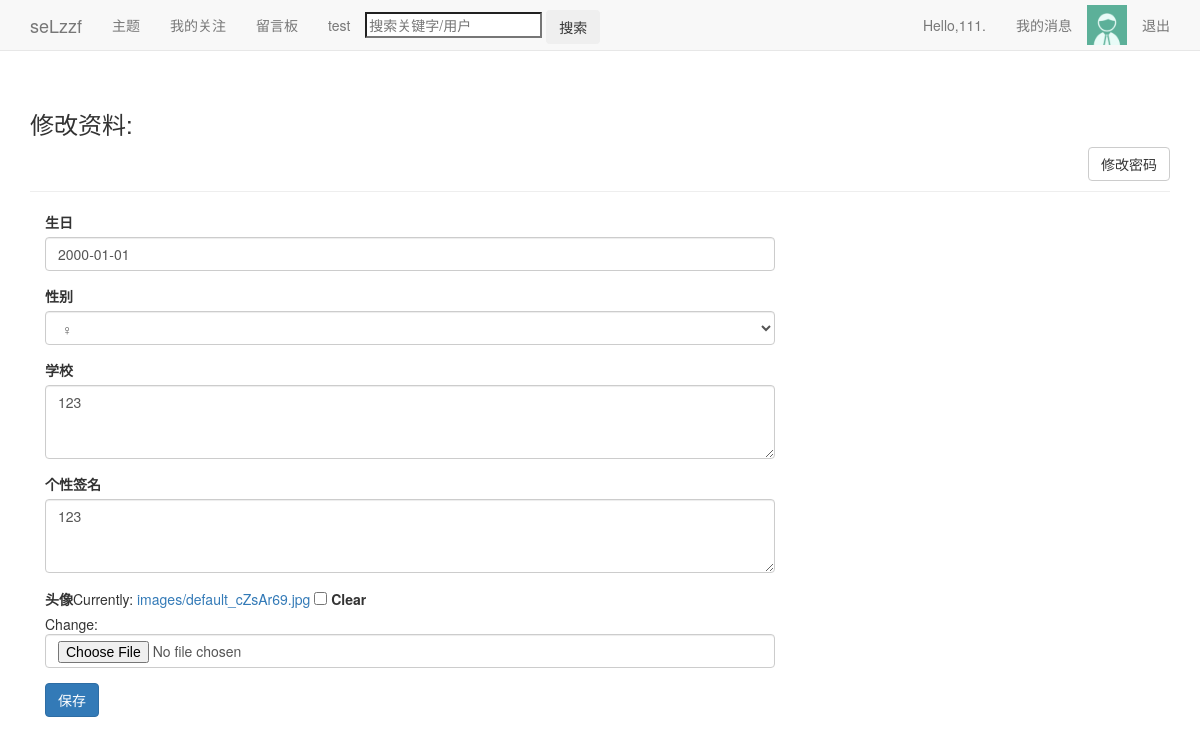
Screenshot of /users/alterinfo/ (signed in) with the database file from the repository.
### users/models.py (models this page shows, shortened)
class Userinfo(models.Model):
	user=models.OneToOneField(User)
	pic=models.ImageField(upload_to='images',default='images/default.jpg',verbose_name='头像',blank=True)
	sex=models.CharField('性别',max_length=2,choices=(
	('男','♂'),('女','♀')),blank=True)
	birthday=models.DateField('生日',default='2000-01-01',blank=True)
	school=models.TextField('学校',max_length=50,default='暂未设置所在学校')
	autograph=models.TextField('个性签名',max_length=50,default='暂未设置个性签名')

### users/views.py (the view)
def alterinfo(request):
	page_user=request.user
	if request.method!='POST':
		userinfo=Userinfo.objects.get(user=page_user)
		infoform=UserProfileForm(instance=userinfo)
		context={'infoform':infoform,'page_user':page_user}
		return render(request,'users/alterinfo.html',context)
	else:
		userinfo=Userinfo.objects.get(user=page_user)
		form=UserProfileForm(request.POST,request.FILES,instance=userinfo)
		if form.is_valid():
			form.save()
		return HttpResponseRedirect(reverse('blogs:index'))

### users/forms.py
class UserProfileForm(ModelForm):
	class Meta:
		model=Userinfo
		fields=['birthday','sex','school','autograph','pic']
		widgets={
			'school':Textarea(attrs={'rows':3}),
			'autograph':Textarea(attrs={'rows':3}),
		}

### blog/context_processor.py (called while the page is built)
def request_userinfo(request):
	user=request.user
	try:
		request_userinfo=Userinfo.objects.get(user=user)
		return {'request_userinfo':request_userinfo}
	except:
		return {'request_userinfo':'请登录.'}

### users/templates/users/alterinfo.html (shortened to what this page needs)
{% extends "blogs/base.html" %}
{% load bootstrap3 %}
{% block header %}
<h3 style="margin-top: 0px;">修改资料:</h3>
<p style="margin-bottom:1px" align="right">
    <a href="{% url 'password_change' %}"><button class="btn btn-default">修改密码</button></a>
</p>
{% endblock header %}
{% block content %}
<div class="col-md-8">
<form method='post' action="{% url 'users:alterinfo' %}" class='form' enctype="multipart/form-data">
  {% bootstrap_form infoform %}
{% buttons %}
  <button name='submit' class='btn btn-primary'>保存</button>
{% endbuttons %}
</form>
</div>
{% endblock content %}

### blogs/templates/blogs/base.html (shortened to what this page needs)
{% load bootstrap3 %}
{% load static %}
<!DOCTYPE html>
<html lang='en'>
<head>
  {% bootstrap_css %}
</head>
<body>
  <nav class='navbar navbar-default navbar-static-top'>
    <div class='container'>
	  <div class='navbar-header'>
	    <a class='navbar-brand' href="{% url 'blogs:index' %}">seLzzf</a>
	  </div>
	  <div id='navbar' class='navbar-collapse collapse'>
	    <ul class='nav navbar-nav'>
		  <li><a href="{% url 'blogs:themes' page_user.id %}">主题</a></li>
		  {% if user == page_user %}
		  <li><a href="{% url 'action:action' user.id %}">我的关注</a></li>
		  {% endif %}
		  <li><a href="{% url 'message:message' page_user.id %}">留言板</a></li>
		  <li><a href="{% url 'blogs:test' %}">test</a></li>
		  <li style='margin-top:10px' class='search'>
		    <form method='post' action="{% url 'blogs:search' %}">
		    <input name='search' type='search' placeholder='搜索关键字/用户'>
		    <input class='btn' type='submit' value='搜索'>
		    </form>
		  </li>
		</ul>
		<ul class='nav navbar-nav navbar-right'>
		  {% if user.is_authenticated %}
			<li><a href="{% url 'users:userinfo' user.id %}">Hello,{{ user.username }}.</a></li>
			<li><a href="{% url 'users:news' %}">我的消息</a></li>
			<li><img style='margin-top:5px' src="{{ request_userinfo.pic.url }}" alt='pic' height="40" width="40"/></li>
			<li><a href="{% url 'users:logout' %}">退出</a></li>
		  {% endif %}
		</ul>
	  </div>
	</div>
  </nav>
  <div class='container'>
    <div class='page-header'>
      {% block header %}{% endblock header %}
    </div>
    <div>
      {% block content %}{% endblock content %}
	</div>
  </div>
</body>
</html>

### rows the page displays
Userinfo: pic (placeholder picture), birthday "2000-01-01", sex "♀", school "123", autograph "123"

### other values shown
{{ user.username }} "111"
